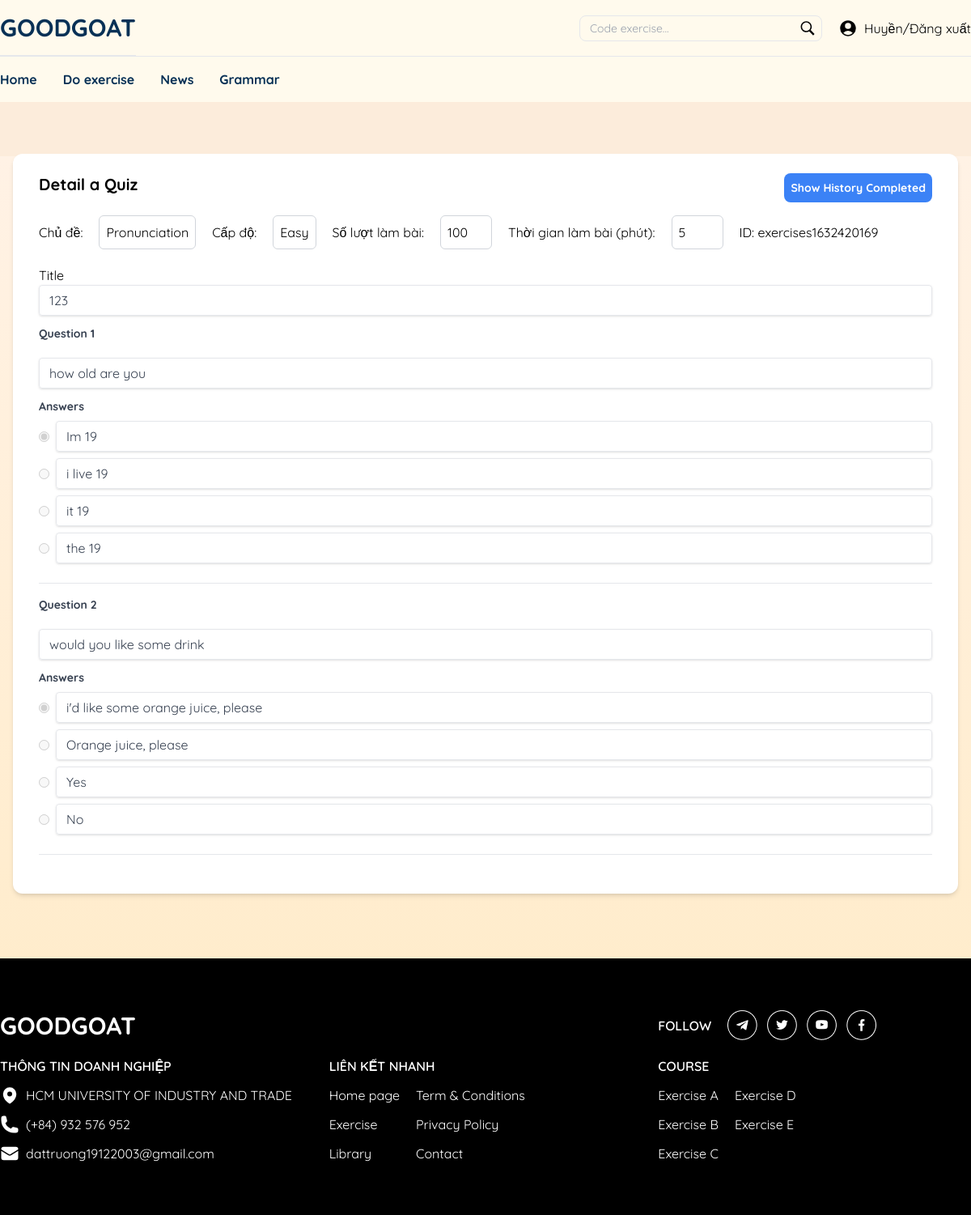
The page /Nhom3/index.php/exercise/detail?id=exercises1632420169 (signed in) on the database its author committed.
### tables this page shows
CREATE TABLE `topic` (
  `id` varchar(50) NOT NULL,
  `name` varchar(50) DEFAULT NULL,
  `parent_id` varchar(50) DEFAULT NULL
);

CREATE TABLE `level` (
  `id` varchar(50) NOT NULL,
  `name` varchar(50) NOT NULL
);

CREATE TABLE `exercises` (
  `id` varchar(50) NOT NULL,
  `topic_id` varchar(50) NOT NULL,
  `level_id` varchar(50) NOT NULL,
  `time_limit_minutes` int(11) DEFAULT NULL,
  `has_time_limit` int(11) DEFAULT NULL,
  `user_id` varchar(50) NOT NULL,
  `isDel` bit(1) DEFAULT b'0',
  `title` text NOT NULL
);

CREATE TABLE `questions` (
  `id` varchar(50) NOT NULL,
  `question` text NOT NULL,
  `answers` text DEFAULT NULL,
  `exercise_id` varchar(50) NOT NULL,
  `isDel` bit(1) DEFAULT b'0'
);

### Nhom3/Controllers/BaseController.php (called while the page is built, shortened)
<?php
class BaseController
{
   public function view($viewpath, array $data = [])
   {
      require (self::VIEW_FOLDER_NAME . '/' . str_replace(".", "/", $viewpath) . '.php');
   }
}

### Nhom3/Controllers/ExerciseController.php (called while the page is built, shortened)
<?php
class ExerciseController extends BaseController
{
   private $exerciseModel;
   private $levelModel;
   private $topicModel;
   private $questionModel;
   private $userHistoryExerciseModel;
   public function __construct()
   {
      $this->exerciseModel = new ExerciseModel();
      $this->levelModel = new LevelModel();
      $this->topicModel = new TopicModel();
      $this->questionModel = new QuestionModel();
      $this->userHistoryExerciseModel = new UserHistoryExerciseModel();
   }
   public function detail()
   {
      $id = $_GET['id'];
      $exercise = $this->exerciseModel->findById($id)[0];
      $questions = $this->questionModel->getQuestionByExerciseId($id);
      $topics = $this->topicModel->getAll();
      $levels = $this->levelModel->getAll();
      $historyCompleteds = $this->userHistoryExerciseModel->findByExerciseId($id);
      return $this->view('frontend.exercises.detail', ['exercise' => $exercise, 'questions' => $questions, 'topics' => $topics, 'levels' => $levels, 'historyCompleteds' => $historyCompleteds]);
   }
}

### Nhom3/index.php (called while the page is built, shortened)
<?php
require './Core/Database.php';
require './Models/BaseModel.php';
require './Controllers/BaseController.php';
$parts = explode('/', $_SERVER['REQUEST_URI']);
$actionName = isset($parts[4]) && $parts[4] != '' ? explode('?', $parts[4])[0] : 'index';
$controllerObject = new $controllerName;
$controllerObject->$actionName();

### Nhom3/Core/Database.php (called while the page is built, shortened)
<?php
class Database
{
   public function connect()
   {
      $connect = mysqli_connect(self::HOST, self::USERNAME, self::PASSWORD, self::DB_NAME);
      mysqli_set_charset($connect, 'utf8');
      if (mysqli_connect_errno() === 0) {
         return $connect;
      }
      return false;
   }
}

### Nhom3/Models/BaseModel.php (called while the page is built, shortened)
<?php
class BaseModel extends Database
{
   protected $connect;
   public function __construct()
   {
      $this->connect = $this->connect();
   }
   public function getTable($TableName, $select = ['*'], $orderBy = [] , $Limit = null)
   {
      $select = implode(",", $select);
      $orderBy = implode(",", $orderBy);
      $sql = "SELECT $select FROM $TableName";
      $sql .= ($orderBy != null) ? " ORDER BY $orderBy" : "";
      $sql .= ($Limit != null) ? " LIMIT $Limit" : "";
      $query = $this->_query($sql);
      $data = [];
      while ($row = mysqli_fetch_assoc($query)) {
         array_push($data, $row);
      }
      return $data;
   }
   public function _query($sql)
   {
      return mysqli_query($this->connect, $sql);
   }
}

### Nhom3/Models/TopicModel.php (called while the page is built, shortened)
<?php
class TopicModel extends BaseModel
{
    public function getAll($select = ['*'], $orderBy = [] , $Limit = null)
    {
        return $this->getTable(self::TABLE, $select, $orderBy, $Limit);
    }
}

### Nhom3/Models/ExerciseModel.php (called while the page is built, shortened)
<?php
class ExerciseModel extends BaseModel
{
    public function findById($id)
    {
        $data = [];
        $query = $this->_query("SELECT * FROM " . self::TABLE . " WHERE id = '$id' AND isDel = 0");
        while ($row = mysqli_fetch_assoc($query)) {
            array_push($data, $row);
        }
        return $data;
    }
}

### Nhom3/Models/LevelModel.php (called while the page is built, shortened)
<?php
class LevelModel extends BaseModel
{
    public function getAll($select = ['*'], $orderBy = [] , $Limit = null)
    {
        return $this->getTable(self::TABLE, $select, $orderBy, $Limit);
    }
}

### Nhom3/Models/QuestionModel.php (called while the page is built, shortened)
<?php
class QuestionModel extends BaseModel
{
    public function getQuestionByExerciseId($id)
    {
        $data = [];
        $query = $this->_query("SELECT * FROM " . self::TABLE . " WHERE exercise_id = '$id'");
        while ($row = mysqli_fetch_assoc($query)) {
            array_push($data, $row);
        }
        return $data;
    }
}

### Nhom3/Views/frontend/exercises/detail.php (the view, shortened to what this page needs)
<?php
include "Views/frontend/partitions/header.php";
?>
<section class="relative bg-gradient-exercise min-h-[calc(100vh-133px)]">
    <div class="container mx-auto px-4 py-16 max-w-[80rem]">
        <div id="quizForm" class="bg-white shadow-md rounded-xl px-8 pt-6 pb-8 mb-4 relative">
            <div id="Detail-Question">
                <h1 class="text-xl font-bold mb-6">Detail a Quiz <button id="show"
                        class="bg-blue-500 text-white rounded-lg p-2 text-sm right-0 float-end">Show
                        History Completed</button> </h1>
                <div class="flex gap-5 mb-5 items-center text-nowrap">
                    <label for="topic">Chủ đề:</label>
                    <span id="topic" name="topic" class="bg-white p-2 border border-gray-300 rounded-md">
                        <?php foreach ($topics as $topic) {
                            if ($topic['id'] == $exercise['topic_id']) {
                                echo $topic['name'];
                            }
                        }
                        ?>
                    </span>
                    <label for="level">Cấp độ:</label>
                    <span id="level" name="level" class="bg-white p-2 border border-gray-300 rounded-md">
                        <?php foreach ($levels as $level) {
                            if ($level['id'] == $exercise['level_id']) {
                                echo $level['name'];
                            }
                        }
                        ?>
                    </span>
                    <label for="hasLimitTime">Số lượt làm bài:</label>
                    <span id="hasLimitTime" class="bg-white p-2 border border-gray-300 rounded-md w-16">
                        <?= $exercise['has_time_limit'] ?></span>
                    <label for="timeLimitMinutes">Thời gian làm bài (phút):</label>
                    <span id="timeLimitMinutes"
                        class="bg-white p-2 border border-gray-300 rounded-md w-16"><?= $exercise['time_limit_minutes'] ?></span>
                    <span id="Exercise_ID" data-id=<?= $exercise['id'] ?>>ID: <?= $exercise['id'] ?></span>
                </div>
                <div class="mb-3">
                    <label for="title"> Title</label>
                    <span type="text" name="title" id="title"
                        class="shadow appearance-none border rounded w-full py-2 px-3 text-gray-700 leading-tight focus:outline-none focus:shadow-outline block"><?= $exercise['title'] ?></span>
                </div>
                <div id="questionsContainer">
                    <?php foreach ($questions as $index => $question): ?>
                    <div class="question-block mb-4 border-b border-gray-200 pb-4" id=<?= $question['id'] ?>>
                        <div class="flex justify-between items-end mb-3">
                            <label class="block text-gray-700 text-sm font-bold mb-2">Question <?= $index + 1 ?></label>
                        </div>
                        <span name="question_<?= $index + 1 ?>"
                            class="shadow appearance-none border rounded w-full py-2 px-3 text-gray-700 leading-tight focus:outline-none focus:shadow-outline block">
                            <?= $question['question'] ?></span>
                        <div class="mt-3">
                            <label class="block text-gray-700 text-sm font-bold mb-2">Answers</label>
                            <?php
                                $questionAnswers = json_decode($question['answers'], true);
                                foreach ($questionAnswers as $ansIndex => $answer): ?>
                            <div class="flex items-center mb-2">
                                <input type="radio" name="correct_<?= $index + 1 ?>"
                                    value="answer<?= $ansIndex + 1 ?>_<?= $index + 1 ?>" class="mr-2"
                                    <?= $answer['isCorrect'] == 1 ? 'checked' : '' ?> disabled>
                                <span
                                    class="answer-input shadow appearance-none border rounded w-full py-2 px-3 text-gray-700 leading-tight focus:outline-none focus:shadow-outline block">
                                    <?= $answer['answer'] ?>
                                </span>
                            </div>
                            <?php endforeach; ?>
                        </div>
                    </div>
                    <?php endforeach; ?>
                </div>
            </div>
        </div>
    </div>
</section>
<?php include "Views/frontend/partitions/footer.php"; ?>

### Nhom3/Views/frontend/partitions/header.php (shortened to what this page needs)
<!DOCTYPE html>
<html lang="en">
    <head>
        <link rel="stylesheet" href=<?php echo CSS_OUTPUT_URL; ?> />
    </head>
    <body class="relative min-h-[100vh] font-primary_quicksand bg-[#FDFDFD]">
        <header class="bg-primary-light">
            <div class="mx-auto max-w-[80rem]">
                <div class="flex justify-between border-b items-center">
                    <a href=<?= BASE_URL . "/index.php/home/index" ?> class="block border-b py-4">
                        <span class="font-primary_quicksand text-3xl font-bold text-secondary">GOODGOAT</span>
                    </a>
                    <form action=<?= BASE_URL . "/index.php/exercise/show" ?>
                        class="relative ml-auto flex w-[300px] cursor-pointer mr-5">
                        <input type="search" name="id"
                            class="text-sm cursor-pointer relative z-10 h-8 w-full rounded-lg border bg-transparent  pr-6 p-3 outline-none transition-all duration-300 "
                            placeholder="Code exercise..." />
                        <button type="submit"
                            class="absolute top-0 right-0 bottom-0 my-auto h-8 w-10 px-3 rounded-lg z-20">
                        </button>
                    </form>
                    <div class="flex items-center">
                        <?php if (!isset($_COOKIE['user_id'])): ?>
                        <div>
                            <div>
                                <a href=<?= BASE_URL . '/index.php/user/login' ?>
                                    class="button mr-4 rounded-2xl border border-secondary bg-white px-5 py-[0.3rem] text-center text-sm font-bold leading-6 text-secondary hover:bg-secondary hover:text-white">
                                    ĐĂNG NHẬP
                                </a>
                                <a href=<?= BASE_URL . '/index.php/user/signup' ?>
                                    class="button border-secondary ahover:text-white rounded-2xl border bg-secondary px-5 py-[0.3rem] text-sm font-bold leading-6 text-primary hover:bg-primary hover:text-secondary">
                                    ĐĂNG KÝ
                                </a>
                            </div>
                        </div>
                        <?php else: ?>
                        <a href="<?= BASE_URL ?>/index.php/user/detail?id=<?= $_COOKIE['user_id'] ?>"
                            class="flex gap-2 cursor-pointer">
                            <span class="text-nowrap">
                                <?= $_COOKIE['user_displayName'] ?>
                            </span>
                        </a>
                        <span>/</span>
                        <a href="<?= BASE_URL ?>/index.php/user/LogOut">Đăng xuất</a>
                        <?php endif; ?>
                    </div>
                </div>
                <nav class="flex justify-between py-4 items-center gap-3 ">
                    <ul
                        class="flex justify-between gap-8 font-bold [&_li>a]:z-10 mr-5 [&_li]:relative [&_li]:flex [&_li]:gap-2">
                        <li class="relative">
                            <a class="flex  font-bold text-secondary" href="<?= BASE_URL ?>/index.php/home/index">Home
                            </a>
                        </li>
                        <li class="relative">
                            <a class="flex  font-bold text-secondary"
                                href="<?= BASE_URL ?>/index.php/exercise/search">Do
                                exercise
                            </a>
                        </li>
                        <li>
                            <a class="flex font-bold text-secondary" href="<?= BASE_URL ?>/index.php/new/index">News</a>
                        </li>
                        <li>
                            <a class="flex font-bold text-secondary"
                                href="<?= BASE_URL ?>/index.php/grammar/index">Grammar</a>
                        </li>
                    </ul>
                </nav>
            </div>
        </header>

### Nhom3/Views/frontend/partitions/footer.php (shortened to what this page needs)
<footer class="bg-black">
    <div
        class="mx-auto max-w-[80rem] items-center py-16 grid lg:grid-cols-3 grid-rows-[auto,auto] grid-cols-1 gap-5 text-white">
        <h1 class="text-3xl font-bold col-span-2">GOODGOAT</h1>
        <div class="flex gap-3 items-center">
            <p class="w-fit font-semibold mr-2">FOLLOW</p>
            <img src="../../img/telegram-icon.png" alt="">
            <img src="../../img/twitter-icon.png" alt="">
            <img src="../../img/youtube-icon.png" alt="">
            <img src="../../img/facebook-icon.png" alt="">
        </div>
        <div class="grid gap-3">
            <p class="font-semibold">THÔNG TIN DOANH NGHIỆP</p>
            <div class="flex gap-2">
                <p>HCM UNIVERSITY OF INDUSTRY AND TRADE</p>
            </div>
            <div class="flex gap-2">
                <p>(+84) 932 576 952</p>
            </div>
            <div class="flex gap-2">
                <svg xmlns="http://www.w3.org/2000/svg" viewBox="0 0 24 24" fill="currentColor" class="w-6 h-6">
                    <path
                        d="M1.5 8.67v8.58a3 3 0 0 0 3 3h15a3 3 0 0 0 3-3V8.67l-8.928 5.493a3 3 0 0 1-3.144 0L1.5 8.67Z" />
                    <path
                        d="M22.5 6.908V6.75a3 3 0 0 0-3-3h-15a3 3 0 0 0-3 3v.158l9.714 5.978a1.5 1.5 0 0 0 1.572 0L22.5 6.908Z" />
                </svg>
                <p>dattruong19122003@gmail.com</p>
            </div>
        </div>
        <div>
            <p class="mb-3 font-semibold">LIÊN KẾT NHANH</p>
            <div class="grid grid-cols-[auto,1fr] grid-rows-3 gap-x-5 gap-y-3">
                <a href="#">Home page</a>
                <a href="#">Term & Conditions</a>
                <a href="#">Exercise</a>
                <a href="#">Privacy Policy</a>
                <a href="#">Library</a>
                <a href="#">Contact</a>
            </div>
        </div>
        <div>
            <p class="mb-3 font-semibold">COURSE</p>
            <div class="grid grid-cols-[auto,1fr] grid-rows-3 gap-x-5 gap-y-3 ">
                <a href="#">Exercise A </a>
                <a href="#">Exercise D </a>
                <a href="#">Exercise B </a>
                <a href="#">Exercise E </a>
                <a href="#">Exercise C </a>
            </div>
        </div>
    </div>
</footer>
</body>
</html>

### rows shown on the page
topic: name "Pronunciation"
level: name "Easy"
exercises: has_time_limit "100", time_limit_minutes "5", id "exercises1632420169", title "123"
questions: question "how old are you", answer "Im 19", answer "i live 19", answer "it 19", answer "the 19"
questions: question "would you like some drink", answer "i'd like some orange juice, please", answer "Orange juice, please", answer "Yes", answer "No"

### other values the page prints
$_COOKIE['user_displayName'] "Huyền"
